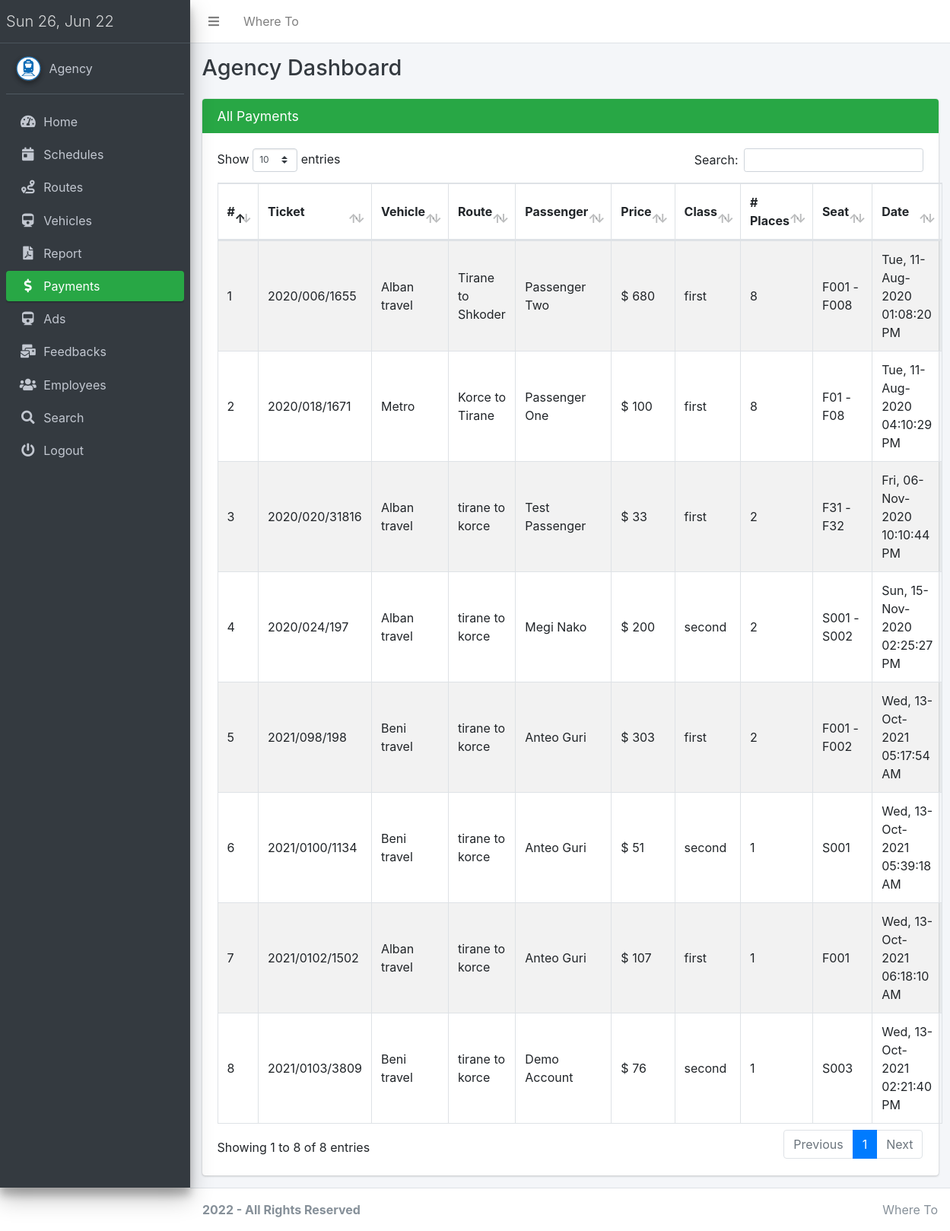
/pro/agency.php?page=payment (signed in), run on the app's committed database.
### tables this page shows
CREATE TABLE `booked` (
  `id` int(11) NOT NULL,
  `schedule_id` int(11) NOT NULL,
  `payment_id` int(11) NOT NULL,
  `user_id` int(11) NOT NULL,
  `code` varchar(100) NOT NULL,
  `class` varchar(10) NOT NULL DEFAULT 'second',
  `no` int(11) NOT NULL DEFAULT 1,
  `seat` varchar(30) NOT NULL,
  `date` varchar(40) NOT NULL
);

CREATE TABLE `schedule` (
  `id` int(11) NOT NULL,
  `agency_id` int(11) NOT NULL,
  `train_id` int(11) NOT NULL,
  `route_id` int(11) NOT NULL,
  `date` varchar(30) NOT NULL,
  `time` varchar(10) NOT NULL,
  `first_fee` float NOT NULL,
  `second_fee` float NOT NULL
);

CREATE TABLE `train` (
  `id` int(11) NOT NULL,
  `agency_id` int(11) NOT NULL,
  `name` varchar(80) NOT NULL,
  `first_seat` int(11) NOT NULL,
  `second_seat` int(11) NOT NULL
);

CREATE TABLE `route` (
  `id` int(11) NOT NULL,
  `agency_id` int(11) NOT NULL,
  `start` varchar(100) NOT NULL,
  `stop` varchar(100) NOT NULL
);

CREATE TABLE `passenger` (
  `id` int(11) NOT NULL,
  `name` varchar(100) NOT NULL,
  `email` varchar(70) NOT NULL,
  `password` varchar(40) NOT NULL,
  `phone` varchar(11) NOT NULL,
  `address` varchar(200) NOT NULL,
  `loc` varchar(40) NOT NULL,
  `status` int(11) NOT NULL DEFAULT 1
);

CREATE TABLE `payment` (
  `id` int(11) NOT NULL,
  `agency_id` int(11) NOT NULL,
  `passenger_id` int(11) NOT NULL,
  `schedule_id` int(11) NOT NULL,
  `amount` varchar(255) NOT NULL,
  `ref` varchar(100) NOT NULL,
  `date` varchar(40) NOT NULL
);

### pro/agency_session.php (called while the page is built, shortened)
<?php
  $agency_id = $_SESSION['agency'];
  ?>

### constants.php (called while the page is built, shortened)
<?php
function getRoutePath($id)
{
    $val = connect()->query("SELECT * FROM route WHERE id = '$id'")->fetch_assoc();
    return $val['start'] . " to " . $val['stop'];
}
function getVehicleName($id){
  $conn = connect();
  $row = $conn->query("SELECT * FROM train WHERE id='$id'")->fetch_assoc();
  return $row['name'];
}

### conn.php (called while the page is built, shortened)
<?php
function connect()
{
    $conn = new mysqli("localhost", "root", "", "otrsphp");
    return $conn;
}
?>

### pro/agency/sales.php (the view, shortened to what this page needs)
<div class="content">
    <div class="row">
        <div class="container-fluid">
            <div class="col-lg-12">
                <div class="card card-success">
                    <div class="card-header border-0">
                        <h3 class="card-title">All Payments</h3>
                    </div>
                    <div class="card-body">
                        <table id='example1' class="table table-striped table-bordered table-hover table-valign-middle">
                            <thead>
                                <tr>
                                    <th>#</th>
                                    <th>Ticket</th>
                                    <th>Vehicle</th>
                                    <th>Route</th>
                                    <th>Passenger</th>
                                    <th>Price</th>
                                    <th>Class</th>
                                    <th># Places</th>
                                    <th>Seat</th>
                                    <th>Date</th>
                                </tr>
                            </thead>
                            <tbody>
                                <?php
                                $row = $conn->query("SELECT * FROM booked INNER JOIN  schedule on booked.schedule_id = schedule.id INNER JOIN payment ON payment.id = booked.payment_id INNER JOIN passenger ON   passenger.id = booked.user_id WHERE payment.agency_id = '$agency_id'");
                                 $sn = 0;
                                while ($val = $row->fetch_assoc()) {
                                    $sn++;
                                    echo "<tr>
                                     <td>" . $sn . "</td>
                                     <td>" . $val['code'] . "</td>
                                      <td>" . getVehicleName($val['train_id']) . "</td>
                                      <td>" . getRoutePath($val['route_id']) . "</td>
                                      <td> " . $val['name']. "</td>
                                      <td>$ " . $val['amount']. "</td>
                                      <td>" . $val['class'] . "</td>
                                      <td> " .$val['no']. "</td>
                                      <td>" . $val['seat'] . "</td>
                                      <td> " .$val['date']. "</td>
                                      </tr>";
                                }
                                ?>
                            </tbody>
                        </table>
                    </div>
                </div>
            </div>
        </div>
    </div>
</div>
</div>
</div>

### data on the page
booked: code "2020/006/1655", schedule.name "Alban travel", schedule.stop "Tirane to Shkoder", user.name "Passenger Two", payment.amount "680", class "first", no "8", seat "F001 -F008", payment.date "Tue, 11-Aug-2020 01:08:20 PM"
booked: code "2020/018/1671", schedule.name "Metro", schedule.stop "Korce to Tirane", user.name "Passenger One", payment.amount "100", class "first", no "8", seat "F01 -F08", payment.date "Tue, 11-Aug-2020 04:10:29 PM"
booked: code "2020/020/31816", schedule.name "Alban travel", schedule.stop "tirane to korce", user.name "Test Passenger", payment.amount "33", class "first", no "2", seat "F31 - F32", payment.date "Fri, 06-Nov-2020 10:10:44 PM"
booked: code "2020/024/197", schedule.name "Alban travel", schedule.stop "tirane to korce", user.name "Megi Nako", payment.amount "200", class "second", no "2", seat "S001 - S002", payment.date "Sun, 15-Nov-2020 02:25:27 PM"
booked: code "2021/098/198", schedule.name "Beni travel", schedule.stop "tirane to korce", user.name "Anteo Guri", payment.amount "303", class "first", no "2", seat "F001 - F002", payment.date "Wed, 13-Oct-2021 05:17:54 AM"
booked: code "2021/0100/1134", schedule.name "Beni travel", schedule.stop "tirane to korce", user.name "Anteo Guri", payment.amount "51", class "second", no "1", seat "S001", payment.date "Wed, 13-Oct-2021 05:39:18 AM"
booked: code "2021/0102/1502", schedule.name "Alban travel", schedule.stop "tirane to korce", user.name "Anteo Guri", payment.amount "107", class "first", no "1", seat "F001", payment.date "Wed, 13-Oct-2021 06:18:10 AM"
booked: code "2021/0103/3809", schedule.name "Beni travel", schedule.stop "tirane to korce", user.name "Demo Account", payment.amount "76", class "second", no "1", seat "S003", payment.date "Wed, 13-Oct-2021 02:21:40 PM"

### other printed values
SITE_NAME "Where To"
